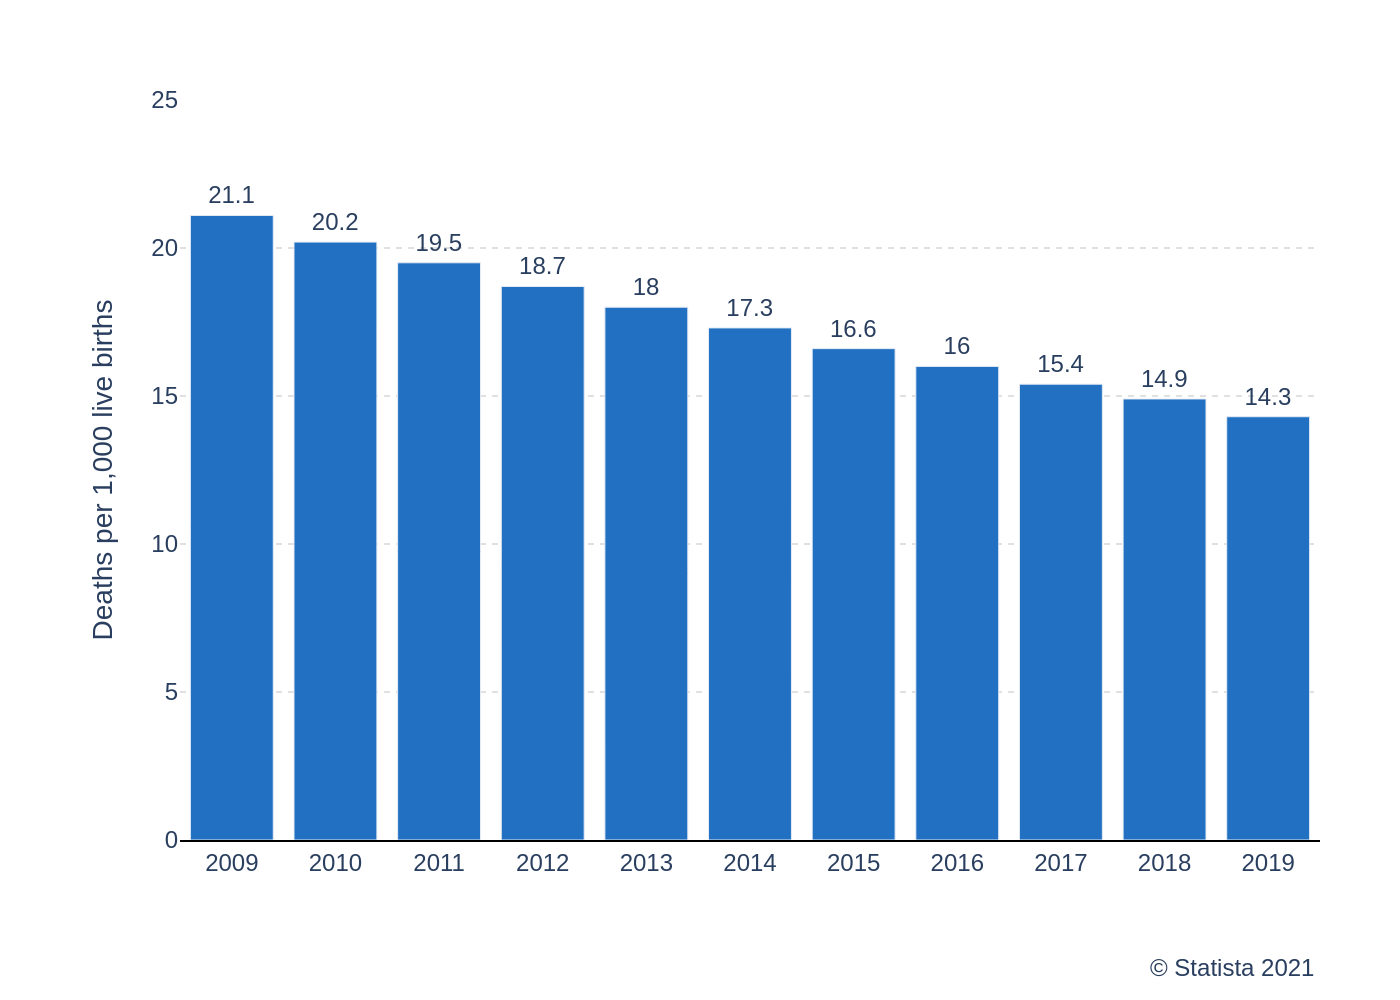

Generate this figure with Python:
import sys
import json
import plotly.graph_objects as go
from pathlib import Path

# Load data from the JSON file provided as a command-line argument
json_path = Path(sys.argv[1])
with open(json_path, 'r', encoding='utf-8') as f:
    config = json.load(f)

# Extract data and texts for plotting
chart_data = config['chart_data']
texts = config['texts']
colors = config['colors']
categories = [d['category'] for d in chart_data]
values = [d['value'] for d in chart_data]

# Create the bar chart trace
fig = go.Figure(
    data=[go.Bar(
        x=categories,
        y=values,
        marker_color=colors[0],
        text=values,
        textposition='outside',
        textfont=dict(size=12),
        cliponaxis=False
    )]
)

# Combine title and subtitle, handling null values
title_text = ""
if texts.get('title'):
    title_text += f"<b>{texts['title']}</b>"
if texts.get('subtitle'):
    title_text += f"<br>{texts['subtitle']}"
if not title_text:
    title_text = None

# Create annotations for the source text
annotations = []
if texts.get('source'):
    annotations.append(dict(
        text=texts['source'],
        xref="paper", yref="paper",
        x=1, y=-0.15,
        xanchor='right', yanchor='top',
        showarrow=False,
        font=dict(size=12)
    ))

# Update layout with styling to match the original image
fig.update_layout(
    title=dict(text=title_text),
    xaxis_title_text=texts.get('xaxis_title'),
    yaxis_title_text=texts.get('yaxis_title'),
    yaxis_range=[0, 25],
    plot_bgcolor='white',
    xaxis=dict(
        showgrid=False,
        linecolor='black'
    ),
    yaxis=dict(
        gridcolor='#e0e0e0',
        griddash='dot',
        zeroline=False
    ),
    font=dict(family="Arial"),
    margin=dict(t=50, b=80, l=90, r=40),
    annotations=annotations,
    showlegend=False
)

# Generate the output PNG file
output_path = json_path.with_suffix(".png")
fig.write_image(str(output_path), scale=2)
print(f"Chart saved to {output_path}")
